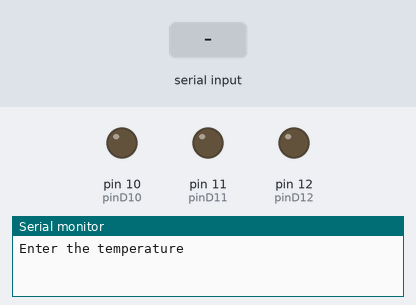
This sketch was run on a simulated Arduino Uno, built with avr-gcc and run on an emulated ATmega328P. On the bench: output pins drawn as LEDs (lit = HIGH), the last lines printed to the serial monitor. The inputs (shaded band) are chosen by the test bench.

Above: at 1.2 s.
1.3 s: "90,45\n" received over Serial
At 2.1 s:
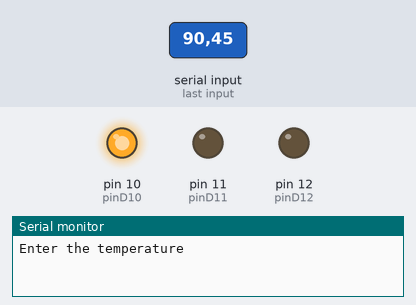
4.3 s: "5\n" received over Serial
At 4.6 s:
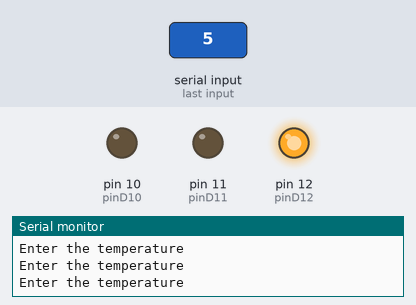
6.8 s: "30,150\n" received over Serial
At 9.6 s:
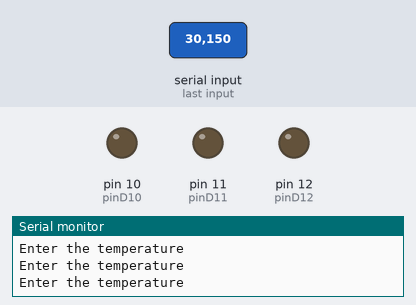
Timing chart, 0 to 11.1 s (numbered marks = the images above; inputs shaded):
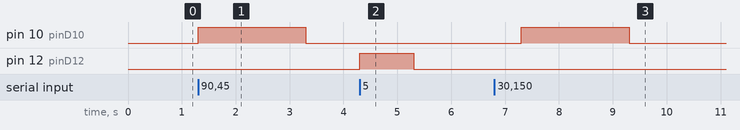

The sketch:

Temp_-_if.ino
```cpp
// Define the pins for controlling the signals
const int pinD12 = 12;
const int pinD11 = 11;
const int pinD10 = 10;

void setup() {
  // Initialize serial communication
  Serial.begin(9600);

  // Set the pins as output
  pinMode(pinD12, OUTPUT);
  pinMode(pinD11, OUTPUT);
  pinMode(pinD10, OUTPUT);

}

void loop() {
  // Prompt the user to enter the temperature
  Serial.println("Enter the temperature ");
  // Wait for user input
  while (Serial.available() == 0) {
  ;
  }

  // Read the user input temperature
  int temperature = Serial.parseInt();


  // Control the signals based on temperature using if-else statements
  if (temperature > 0 && temperature <= 15) {
    digitalWrite(pinD12, HIGH);
    digitalWrite(pinD11, LOW);
    digitalWrite(pinD10, LOW);
  } else if (temperature >= 16 && temperature <= 25) {
    digitalWrite(pinD12, LOW);
    digitalWrite(pinD11, HIGH);
    digitalWrite(pinD10, LOW);
  } else if (temperature >= 26) {
    digitalWrite(pinD12, LOW);
    digitalWrite(pinD11, LOW);
    digitalWrite(pinD10, HIGH);
  }

  // Wait for a short duration to avoid rapid changes
  delay(1000);
     digitalWrite(pinD12, LOW);
    digitalWrite(pinD11, LOW);
    digitalWrite(pinD10, LOW);
}
```

Measured:
- after the input at 1.3 s, pin 10 (pinD10): LOW → HIGH at once, → LOW 2.0 s later
- after the input at 4.3 s, pin 12 (pinD12): LOW → HIGH at once, → LOW 1.0 s later
- after the input at 6.8 s, pin 10 (pinD10): LOW → HIGH after 0.50 s, → LOW 2.0 s later
